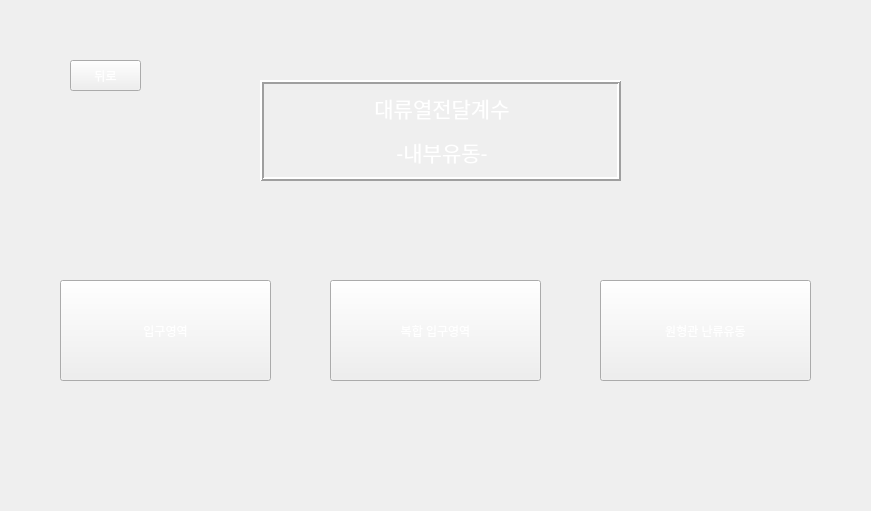
<?xml version="1.0" encoding="UTF-8"?>
<ui version="4.0">
 <class>Form</class>
 <widget class="QWidget" name="Form">
  <property name="geometry">
   <rect>
    <x>0</x>
    <y>0</y>
    <width>871</width>
    <height>511</height>
   </rect>
  </property>
  <property name="minimumSize">
   <size>
    <width>581</width>
    <height>341</height>
   </size>
  </property>
  <property name="maximumSize">
   <size>
    <width>871</width>
    <height>511</height>
   </size>
  </property>
  <property name="windowTitle">
   <string>Internal Flow</string>
  </property>
  <property name="styleSheet">
   <string notr="true">background-image: url(:/background/하얀거.png);</string>
  </property>
  <widget class="QPushButton" name="pushButton_2">
   <property name="geometry">
    <rect>
     <x>60</x>
     <y>280</y>
     <width>211</width>
     <height>101</height>
    </rect>
   </property>
   <property name="toolTip">
    <string>수직평판에서의 Nusselt Number를 구합니다</string>
   </property>
   <property name="toolTipDuration">
    <number>5000</number>
   </property>
   <property name="styleSheet">
    <string notr="true">QPushButton {
color: qlineargradient(spread:pad, x1:0, y1:1, x2:1, y2:0, stop:0 rgba(255, 255, 255, 255), stop:1 rgba(255, 255, 255, 255));
background-image: url(:/background/버튼2.png);
font: 20pt &quot;맑은 고딕&quot;;
}
QPushButton:hover{
border-image: url(:/background/버튼클릭2.png);
}</string>
   </property>
   <property name="text">
    <string>입구영역</string>
   </property>
  </widget>
  <widget class="QPushButton" name="pushButton">
   <property name="geometry">
    <rect>
     <x>70</x>
     <y>60</y>
     <width>71</width>
     <height>31</height>
    </rect>
   </property>
   <property name="styleSheet">
    <string notr="true">QPushButton {
color: qlineargradient(spread:pad, x1:0, y1:1, x2:1, y2:0, stop:0 rgba(255, 255, 255, 255), stop:1 rgba(255, 255, 255, 255));
background-image: url(:/background/버튼2.png);
font: 14pt &quot;맑은 고딕&quot;;
}
QPushButton:hover{
border-image: url(:/background/버튼클릭2.png);
}</string>
   </property>
   <property name="text">
    <string>뒤로</string>
   </property>
  </widget>
  <widget class="QPushButton" name="pushButton_3">
   <property name="geometry">
    <rect>
     <x>330</x>
     <y>280</y>
     <width>211</width>
     <height>101</height>
    </rect>
   </property>
   <property name="toolTip">
    <string>수직평판에서의 Nusselt Number를 구합니다</string>
   </property>
   <property name="toolTipDuration">
    <number>5000</number>
   </property>
   <property name="styleSheet">
    <string notr="true">QPushButton {
color: qlineargradient(spread:pad, x1:0, y1:1, x2:1, y2:0, stop:0 rgba(255, 255, 255, 255), stop:1 rgba(255, 255, 255, 255));
background-image: url(:/background/버튼2.png);
font: 20pt &quot;맑은 고딕&quot;;
}
QPushButton:hover{
border-image: url(:/background/버튼클릭2.png);
}</string>
   </property>
   <property name="text">
    <string>복합 입구영역</string>
   </property>
  </widget>
  <widget class="QPushButton" name="pushButton_4">
   <property name="geometry">
    <rect>
     <x>600</x>
     <y>280</y>
     <width>211</width>
     <height>101</height>
    </rect>
   </property>
   <property name="toolTip">
    <string>수직평판에서의 Nusselt Number를 구합니다</string>
   </property>
   <property name="toolTipDuration">
    <number>5000</number>
   </property>
   <property name="styleSheet">
    <string notr="true">QPushButton {
color: qlineargradient(spread:pad, x1:0, y1:1, x2:1, y2:0, stop:0 rgba(255, 255, 255, 255), stop:1 rgba(255, 255, 255, 255));
background-image: url(:/background/버튼2.png);
font: 20pt &quot;맑은 고딕&quot;;
}
QPushButton:hover{
border-image: url(:/background/버튼클릭2.png);
}</string>
   </property>
   <property name="text">
    <string>원형관 난류유동</string>
   </property>
  </widget>
  <widget class="QLabel" name="label_9">
   <property name="geometry">
    <rect>
     <x>0</x>
     <y>0</y>
     <width>871</width>
     <height>511</height>
    </rect>
   </property>
   <property name="styleSheet">
    <string notr="true">image: url(:/background/배경2.png);</string>
   </property>
   <property name="text">
    <string/>
   </property>
  </widget>
  <widget class="QLabel" name="label">
   <property name="geometry">
    <rect>
     <x>260</x>
     <y>80</y>
     <width>361</width>
     <height>101</height>
    </rect>
   </property>
   <property name="styleSheet">
    <string notr="true">font: 10pt &quot;맑은 고딕&quot;;
color: rgb(255, 255, 255);
background-image: url(:/background/버튼2.png);</string>
   </property>
   <property name="frameShape">
    <enum>QFrame::Box</enum>
   </property>
   <property name="frameShadow">
    <enum>QFrame::Raised</enum>
   </property>
   <property name="lineWidth">
    <number>2</number>
   </property>
   <property name="text">
    <string>&lt;!DOCTYPE HTML PUBLIC &quot;-//W3C//DTD HTML 4.0//EN&quot; &quot;http://www.w3.org/TR/REC-html40/strict.dtd&quot;&gt;
&lt;html&gt;&lt;head&gt;&lt;meta name=&quot;qrichtext&quot; content=&quot;1&quot; /&gt;&lt;style type=&quot;text/css&quot;&gt;
p, li { white-space: pre-wrap; }
&lt;/style&gt;&lt;/head&gt;&lt;body style=&quot; font-family:'맑은 고딕'; font-size:10pt; font-weight:400; font-style:normal;&quot;&gt;
&lt;p align=&quot;center&quot; style=&quot; margin-top:12px; margin-bottom:12px; margin-left:0px; margin-right:0px; -qt-block-indent:0; text-indent:0px;&quot;&gt;&lt;span style=&quot; font-size:16pt;&quot;&gt;대류열전달계수&lt;/span&gt;&lt;/p&gt;
&lt;p align=&quot;center&quot; style=&quot; margin-top:12px; margin-bottom:12px; margin-left:0px; margin-right:0px; -qt-block-indent:0; text-indent:0px;&quot;&gt;&lt;span style=&quot; font-size:16pt;&quot;&gt;-내부유동-&lt;/span&gt;&lt;/p&gt;&lt;/body&gt;&lt;/html&gt;</string>
   </property>
   <property name="buddy">
    <cstring>pushButton</cstring>
   </property>
  </widget>
  <zorder>label_9</zorder>
  <zorder>pushButton_2</zorder>
  <zorder>pushButton</zorder>
  <zorder>pushButton_3</zorder>
  <zorder>pushButton_4</zorder>
  <zorder>label</zorder>
 </widget>
 <resources>
  <include location="../resource/resources.qrc"/>
 </resources>
 <connections/>
</ui>
